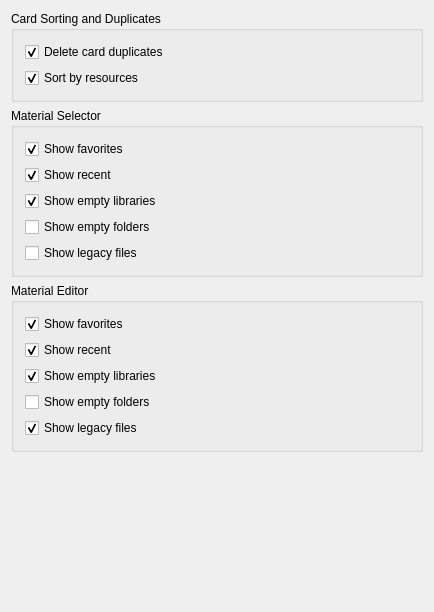
<?xml version="1.0" encoding="UTF-8"?>
<ui version="4.0">
 <class>MatGui::DlgSettingsMaterial</class>
 <widget class="QWidget" name="MatGui::DlgSettingsMaterial">
  <property name="geometry">
   <rect>
    <x>0</x>
    <y>0</y>
    <width>434</width>
    <height>612</height>
   </rect>
  </property>
  <property name="windowTitle">
   <string>General</string>
  </property>
  <layout class="QVBoxLayout" name="verticalLayout">
   <property name="spacing">
    <number>6</number>
   </property>
   <item>
    <widget class="QGroupBox" name="gb_4_materials_2">
     <property name="title">
      <string>Card Sorting and Duplicates</string>
     </property>
     <layout class="QVBoxLayout" name="verticalLayout_3">
      <item>
       <widget class="Gui::PrefCheckBox" name="cb_delete_duplicates">
        <property name="toolTip">
         <string>Duplicate cards will be deleted from the displayed material card list</string>
        </property>
        <property name="text">
         <string>Delete card duplicates</string>
        </property>
        <property name="checked">
         <bool>true</bool>
        </property>
        <property name="prefEntry" stdset="0">
         <cstring>DeleteDuplicates</cstring>
        </property>
        <property name="prefPath" stdset="0">
         <cstring>Mod/Material/Cards</cstring>
        </property>
       </widget>
      </item>
      <item>
       <widget class="Gui::PrefCheckBox" name="cb_sort_by_resources">
        <property name="toolTip">
         <string>Material cards appear sorted by their resources (locations).
If unchecked, they will be sorted by their name.</string>
        </property>
        <property name="text">
         <string>Sort by resources</string>
        </property>
        <property name="checked">
         <bool>true</bool>
        </property>
        <property name="prefEntry" stdset="0">
         <cstring>SortByResources</cstring>
        </property>
        <property name="prefPath" stdset="0">
         <cstring>Mod/Material/Cards</cstring>
        </property>
       </widget>
      </item>
     </layout>
    </widget>
   </item>
   <item>
    <widget class="QGroupBox" name="gbMaterialSelector">
     <property name="title">
      <string>Material Selector</string>
     </property>
     <layout class="QVBoxLayout" name="verticalLayout_5">
      <item>
       <widget class="Gui::PrefCheckBox" name="cb_show_favorites">
        <property name="text">
         <string>Show favorites</string>
        </property>
        <property name="checked">
         <bool>true</bool>
        </property>
        <property name="prefEntry" stdset="0">
         <cstring>ShowFavorites</cstring>
        </property>
        <property name="prefPath" stdset="0">
         <cstring>Mod/Material/TreeWidget</cstring>
        </property>
       </widget>
      </item>
      <item>
       <widget class="Gui::PrefCheckBox" name="cb_show_recent">
        <property name="text">
         <string>Show recent</string>
        </property>
        <property name="checked">
         <bool>true</bool>
        </property>
        <property name="prefEntry" stdset="0">
         <cstring>ShowRecent</cstring>
        </property>
        <property name="prefPath" stdset="0">
         <cstring>Mod/Material/TreeWidget</cstring>
        </property>
       </widget>
      </item>
      <item>
       <widget class="Gui::PrefCheckBox" name="cb_show_empty_libraries">
        <property name="text">
         <string>Show empty libraries</string>
        </property>
        <property name="checked">
         <bool>true</bool>
        </property>
        <property name="prefEntry" stdset="0">
         <cstring>ShowEmptyLibraries</cstring>
        </property>
        <property name="prefPath" stdset="0">
         <cstring>Mod/Material/TreeWidget</cstring>
        </property>
       </widget>
      </item>
      <item>
       <widget class="Gui::PrefCheckBox" name="cb_show_empty_folders">
        <property name="text">
         <string>Show empty folders</string>
        </property>
        <property name="prefEntry" stdset="0">
         <cstring>ShowEmptyFolders</cstring>
        </property>
        <property name="prefPath" stdset="0">
         <cstring>Mod/Material/TreeWidget</cstring>
        </property>
       </widget>
      </item>
      <item>
       <widget class="Gui::PrefCheckBox" name="cb_show_legacy">
        <property name="text">
         <string>Show legacy files</string>
        </property>
        <property name="prefEntry" stdset="0">
         <cstring>ShowLegacy</cstring>
        </property>
        <property name="prefPath" stdset="0">
         <cstring>Mod/Material/TreeWidget</cstring>
        </property>
       </widget>
      </item>
     </layout>
    </widget>
   </item>
   <item>
    <widget class="QGroupBox" name="groupBox">
     <property name="title">
      <string>Material Editor</string>
     </property>
     <layout class="QVBoxLayout" name="verticalLayout_4">
      <item>
       <widget class="Gui::PrefCheckBox" name="cb_show_favorites_editor">
        <property name="text">
         <string>Show favorites</string>
        </property>
        <property name="checked">
         <bool>true</bool>
        </property>
        <property name="prefEntry" stdset="0">
         <cstring>ShowFavorites</cstring>
        </property>
        <property name="prefPath" stdset="0">
         <cstring>Mod/Material/Editor</cstring>
        </property>
       </widget>
      </item>
      <item>
       <widget class="Gui::PrefCheckBox" name="cb_show_recent_editor">
        <property name="text">
         <string>Show recent</string>
        </property>
        <property name="checked">
         <bool>true</bool>
        </property>
        <property name="prefEntry" stdset="0">
         <cstring>ShowRecent</cstring>
        </property>
        <property name="prefPath" stdset="0">
         <cstring>Mod/Material/Editor</cstring>
        </property>
       </widget>
      </item>
      <item>
       <widget class="Gui::PrefCheckBox" name="cb_show_empty_libraries_editor">
        <property name="text">
         <string>Show empty libraries</string>
        </property>
        <property name="checked">
         <bool>true</bool>
        </property>
        <property name="prefEntry" stdset="0">
         <cstring>ShowEmptyLibraries</cstring>
        </property>
        <property name="prefPath" stdset="0">
         <cstring>Mod/Material/Editor</cstring>
        </property>
       </widget>
      </item>
      <item>
       <widget class="Gui::PrefCheckBox" name="cb_show_empty_folders_editor">
        <property name="text">
         <string>Show empty folders</string>
        </property>
        <property name="prefEntry" stdset="0">
         <cstring>ShowEmptyFolders</cstring>
        </property>
        <property name="prefPath" stdset="0">
         <cstring>Mod/Material/Editor</cstring>
        </property>
       </widget>
      </item>
      <item>
       <widget class="Gui::PrefCheckBox" name="cb_show_legacy_editor">
        <property name="text">
         <string>Show legacy files</string>
        </property>
        <property name="checked">
         <bool>true</bool>
        </property>
        <property name="prefEntry" stdset="0">
         <cstring>ShowLegacy</cstring>
        </property>
        <property name="prefPath" stdset="0">
         <cstring>Mod/Material/Editor</cstring>
        </property>
       </widget>
      </item>
     </layout>
    </widget>
   </item>
   <item>
    <spacer name="verticalSpacer">
     <property name="orientation">
      <enum>Qt::Orientation::Vertical</enum>
     </property>
     <property name="sizeType">
      <enum>QSizePolicy::Policy::Expanding</enum>
     </property>
     <property name="sizeHint" stdset="0">
      <size>
       <width>20</width>
       <height>40</height>
      </size>
     </property>
    </spacer>
   </item>
  </layout>
 </widget>
 <layoutdefault spacing="6" margin="11"/>
 <customwidgets>
  <customwidget>
   <class>Gui::PrefCheckBox</class>
   <extends>QCheckBox</extends>
   <header>Gui/PrefWidgets.h</header>
  </customwidget>
 </customwidgets>
 <resources/>
 <connections/>
</ui>
